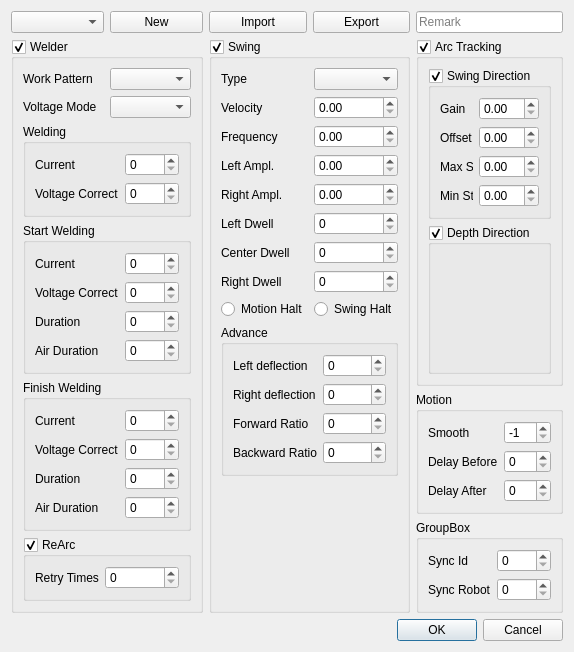
<?xml version="1.0" encoding="UTF-8"?>
<ui version="4.0">
 <class>Procedure</class>
 <widget class="QWidget" name="Procedure">
  <property name="geometry">
   <rect>
    <x>0</x>
    <y>0</y>
    <width>428</width>
    <height>466</height>
   </rect>
  </property>
  <property name="sizePolicy">
   <sizepolicy hsizetype="Minimum" vsizetype="Preferred">
    <horstretch>0</horstretch>
    <verstretch>0</verstretch>
   </sizepolicy>
  </property>
  <property name="windowTitle">
   <string>Form</string>
  </property>
  <layout class="QGridLayout" name="gridLayout">
   <item row="0" column="3">
    <widget class="QPushButton" name="pushButton_2">
     <property name="sizePolicy">
      <sizepolicy hsizetype="Preferred" vsizetype="Fixed">
       <horstretch>0</horstretch>
       <verstretch>0</verstretch>
      </sizepolicy>
     </property>
     <property name="text">
      <string>Export</string>
     </property>
    </widget>
   </item>
   <item row="0" column="2">
    <widget class="QPushButton" name="pushButton">
     <property name="sizePolicy">
      <sizepolicy hsizetype="Preferred" vsizetype="Fixed">
       <horstretch>0</horstretch>
       <verstretch>0</verstretch>
      </sizepolicy>
     </property>
     <property name="text">
      <string>Import</string>
     </property>
    </widget>
   </item>
   <item row="1" column="4">
    <widget class="QGroupBox" name="groupBox_3">
     <property name="sizePolicy">
      <sizepolicy hsizetype="Ignored" vsizetype="Preferred">
       <horstretch>0</horstretch>
       <verstretch>0</verstretch>
      </sizepolicy>
     </property>
     <property name="title">
      <string>Arc Tracking</string>
     </property>
     <property name="checkable">
      <bool>true</bool>
     </property>
     <property name="checked">
      <bool>true</bool>
     </property>
     <layout class="QGridLayout" name="gridLayout_3">
      <item row="0" column="0">
       <widget class="QGroupBox" name="groupBox_2">
        <property name="title">
         <string>Swing Direction</string>
        </property>
        <property name="checkable">
         <bool>true</bool>
        </property>
        <layout class="QFormLayout" name="formLayout_5">
         <item row="0" column="0">
          <widget class="QLabel" name="label_23">
           <property name="text">
            <string>Gain</string>
           </property>
          </widget>
         </item>
         <item row="0" column="1">
          <widget class="QDoubleSpinBox" name="doubleSpinBox_10">
           <property name="sizePolicy">
            <sizepolicy hsizetype="Preferred" vsizetype="Fixed">
             <horstretch>0</horstretch>
             <verstretch>0</verstretch>
            </sizepolicy>
           </property>
          </widget>
         </item>
         <item row="1" column="0">
          <widget class="QLabel" name="label_24">
           <property name="text">
            <string>Offset</string>
           </property>
          </widget>
         </item>
         <item row="1" column="1">
          <widget class="QDoubleSpinBox" name="doubleSpinBox_11">
           <property name="sizePolicy">
            <sizepolicy hsizetype="Preferred" vsizetype="Fixed">
             <horstretch>0</horstretch>
             <verstretch>0</verstretch>
            </sizepolicy>
           </property>
          </widget>
         </item>
         <item row="3" column="0">
          <widget class="QLabel" name="label_25">
           <property name="text">
            <string>Max Step</string>
           </property>
          </widget>
         </item>
         <item row="3" column="1">
          <widget class="QDoubleSpinBox" name="doubleSpinBox_12">
           <property name="sizePolicy">
            <sizepolicy hsizetype="Preferred" vsizetype="Fixed">
             <horstretch>0</horstretch>
             <verstretch>0</verstretch>
            </sizepolicy>
           </property>
          </widget>
         </item>
         <item row="4" column="0">
          <widget class="QLabel" name="label_27">
           <property name="text">
            <string>Min Step</string>
           </property>
          </widget>
         </item>
         <item row="4" column="1">
          <widget class="QDoubleSpinBox" name="doubleSpinBox">
           <property name="sizePolicy">
            <sizepolicy hsizetype="Preferred" vsizetype="Fixed">
             <horstretch>0</horstretch>
             <verstretch>0</verstretch>
            </sizepolicy>
           </property>
          </widget>
         </item>
        </layout>
       </widget>
      </item>
      <item row="1" column="0">
       <widget class="QGroupBox" name="groupBox_8">
        <property name="sizePolicy">
         <sizepolicy hsizetype="Preferred" vsizetype="Expanding">
          <horstretch>0</horstretch>
          <verstretch>0</verstretch>
         </sizepolicy>
        </property>
        <property name="title">
         <string>Depth Direction</string>
        </property>
        <property name="checkable">
         <bool>true</bool>
        </property>
       </widget>
      </item>
     </layout>
    </widget>
   </item>
   <item row="2" column="4">
    <widget class="QGroupBox" name="groupBox_9">
     <property name="sizePolicy">
      <sizepolicy hsizetype="Expanding" vsizetype="Preferred">
       <horstretch>0</horstretch>
       <verstretch>0</verstretch>
      </sizepolicy>
     </property>
     <property name="title">
      <string>Motion</string>
     </property>
     <layout class="QFormLayout" name="formLayout_6">
      <item row="1" column="0">
       <widget class="QLabel" name="label_26">
        <property name="text">
         <string>Smooth</string>
        </property>
       </widget>
      </item>
      <item row="1" column="1">
       <widget class="QSpinBox" name="spinBox_11">
        <property name="minimum">
         <number>-1</number>
        </property>
        <property name="maximum">
         <number>100</number>
        </property>
        <property name="value">
         <number>-1</number>
        </property>
       </widget>
      </item>
      <item row="2" column="0">
       <widget class="QLabel" name="label_28">
        <property name="text">
         <string>Delay Before</string>
        </property>
       </widget>
      </item>
      <item row="2" column="1">
       <widget class="QSpinBox" name="spinBox_17"/>
      </item>
      <item row="3" column="0">
       <widget class="QLabel" name="label_29">
        <property name="text">
         <string>Delay After</string>
        </property>
       </widget>
      </item>
      <item row="3" column="1">
       <widget class="QSpinBox" name="spinBox_18"/>
      </item>
     </layout>
    </widget>
   </item>
   <item row="0" column="0">
    <widget class="QComboBox" name="comboBox_4"/>
   </item>
   <item row="0" column="1">
    <widget class="QPushButton" name="pushButton_3">
     <property name="sizePolicy">
      <sizepolicy hsizetype="Preferred" vsizetype="Fixed">
       <horstretch>0</horstretch>
       <verstretch>0</verstretch>
      </sizepolicy>
     </property>
     <property name="text">
      <string>New</string>
     </property>
    </widget>
   </item>
   <item row="0" column="4">
    <widget class="QLineEdit" name="lineEdit">
     <property name="sizePolicy">
      <sizepolicy hsizetype="Preferred" vsizetype="Fixed">
       <horstretch>0</horstretch>
       <verstretch>0</verstretch>
      </sizepolicy>
     </property>
     <property name="placeholderText">
      <string>Remark</string>
     </property>
    </widget>
   </item>
   <item row="4" column="1" colspan="4">
    <widget class="QDialogButtonBox" name="buttonBox">
     <property name="standardButtons">
      <set>QDialogButtonBox::Cancel|QDialogButtonBox::Ok</set>
     </property>
    </widget>
   </item>
   <item row="3" column="4">
    <widget class="QGroupBox" name="groupBox_12">
     <property name="title">
      <string>GroupBox</string>
     </property>
     <layout class="QFormLayout" name="formLayout_9">
      <item row="0" column="0">
       <widget class="QLabel" name="label_33">
        <property name="text">
         <string>Sync Id</string>
        </property>
       </widget>
      </item>
      <item row="0" column="1">
       <widget class="QSpinBox" name="spinBox_22"/>
      </item>
      <item row="1" column="0">
       <widget class="QLabel" name="label_34">
        <property name="text">
         <string>Sync Robot</string>
        </property>
       </widget>
      </item>
      <item row="1" column="1">
       <widget class="QSpinBox" name="spinBox_23"/>
      </item>
     </layout>
    </widget>
   </item>
   <item row="1" column="2" rowspan="3" colspan="2">
    <widget class="QGroupBox" name="groupBox_7">
     <property name="title">
      <string>Swing</string>
     </property>
     <property name="checkable">
      <bool>true</bool>
     </property>
     <property name="checked">
      <bool>true</bool>
     </property>
     <layout class="QFormLayout" name="formLayout_4">
      <item row="0" column="0">
       <widget class="QLabel" name="label_18">
        <property name="sizePolicy">
         <sizepolicy hsizetype="Minimum" vsizetype="Preferred">
          <horstretch>0</horstretch>
          <verstretch>0</verstretch>
         </sizepolicy>
        </property>
        <property name="text">
         <string>Type</string>
        </property>
       </widget>
      </item>
      <item row="0" column="1">
       <widget class="QComboBox" name="comboBox_3"/>
      </item>
      <item row="3" column="0">
       <widget class="QLabel" name="label_13">
        <property name="enabled">
         <bool>true</bool>
        </property>
        <property name="text">
         <string>Frequency</string>
        </property>
       </widget>
      </item>
      <item row="3" column="1">
       <widget class="QDoubleSpinBox" name="doubleSpinBox_7">
        <property name="enabled">
         <bool>true</bool>
        </property>
       </widget>
      </item>
      <item row="4" column="0">
       <widget class="QLabel" name="label_12">
        <property name="enabled">
         <bool>true</bool>
        </property>
        <property name="text">
         <string>Left Ampl.</string>
        </property>
       </widget>
      </item>
      <item row="4" column="1">
       <widget class="QDoubleSpinBox" name="doubleSpinBox_8">
        <property name="enabled">
         <bool>true</bool>
        </property>
       </widget>
      </item>
      <item row="5" column="0">
       <widget class="QLabel" name="label_14">
        <property name="enabled">
         <bool>true</bool>
        </property>
        <property name="text">
         <string>Right Ampl.</string>
        </property>
       </widget>
      </item>
      <item row="5" column="1">
       <widget class="QDoubleSpinBox" name="doubleSpinBox_9">
        <property name="enabled">
         <bool>true</bool>
        </property>
       </widget>
      </item>
      <item row="6" column="0">
       <widget class="QLabel" name="label_15">
        <property name="enabled">
         <bool>true</bool>
        </property>
        <property name="text">
         <string>Left Dwell</string>
        </property>
       </widget>
      </item>
      <item row="6" column="1">
       <widget class="QSpinBox" name="spinBox_4">
        <property name="enabled">
         <bool>true</bool>
        </property>
        <property name="maximum">
         <number>10000</number>
        </property>
       </widget>
      </item>
      <item row="7" column="0">
       <widget class="QLabel" name="label_17">
        <property name="enabled">
         <bool>true</bool>
        </property>
        <property name="text">
         <string>Center Dwell</string>
        </property>
       </widget>
      </item>
      <item row="7" column="1">
       <widget class="QSpinBox" name="spinBox_6">
        <property name="enabled">
         <bool>true</bool>
        </property>
        <property name="maximum">
         <number>10000</number>
        </property>
       </widget>
      </item>
      <item row="8" column="0">
       <widget class="QLabel" name="label_16">
        <property name="enabled">
         <bool>true</bool>
        </property>
        <property name="text">
         <string>Right Dwell</string>
        </property>
       </widget>
      </item>
      <item row="8" column="1">
       <widget class="QSpinBox" name="spinBox_5">
        <property name="enabled">
         <bool>true</bool>
        </property>
        <property name="maximum">
         <number>10000</number>
        </property>
       </widget>
      </item>
      <item row="9" column="0">
       <widget class="QRadioButton" name="radioButton">
        <property name="sizePolicy">
         <sizepolicy hsizetype="Minimum" vsizetype="Fixed">
          <horstretch>1</horstretch>
          <verstretch>0</verstretch>
         </sizepolicy>
        </property>
        <property name="text">
         <string>Motion Halt</string>
        </property>
       </widget>
      </item>
      <item row="9" column="1">
       <widget class="QRadioButton" name="radioButton_2">
        <property name="sizePolicy">
         <sizepolicy hsizetype="Minimum" vsizetype="Fixed">
          <horstretch>1</horstretch>
          <verstretch>0</verstretch>
         </sizepolicy>
        </property>
        <property name="text">
         <string>Swing Halt</string>
        </property>
       </widget>
      </item>
      <item row="10" column="0" colspan="2">
       <widget class="QGroupBox" name="groupBox_10">
        <property name="title">
         <string>Advance</string>
        </property>
        <layout class="QFormLayout" name="formLayout_7">
         <item row="0" column="0">
          <widget class="QLabel" name="label_19">
           <property name="text">
            <string>Left deflection</string>
           </property>
          </widget>
         </item>
         <item row="0" column="1">
          <widget class="QSpinBox" name="spinBox_7"/>
         </item>
         <item row="1" column="0">
          <widget class="QLabel" name="label_20">
           <property name="text">
            <string>Right deflection</string>
           </property>
          </widget>
         </item>
         <item row="1" column="1">
          <widget class="QSpinBox" name="spinBox_8"/>
         </item>
         <item row="2" column="0">
          <widget class="QLabel" name="label_21">
           <property name="text">
            <string>Forward Ratio</string>
           </property>
          </widget>
         </item>
         <item row="3" column="0">
          <widget class="QLabel" name="label_22">
           <property name="text">
            <string>Backward Ratio</string>
           </property>
          </widget>
         </item>
         <item row="2" column="1">
          <widget class="QSpinBox" name="spinBox_9"/>
         </item>
         <item row="3" column="1">
          <widget class="QSpinBox" name="spinBox_10"/>
         </item>
        </layout>
       </widget>
      </item>
      <item row="2" column="0">
       <widget class="QLabel" name="label_11">
        <property name="text">
         <string>Velocity</string>
        </property>
       </widget>
      </item>
      <item row="2" column="1">
       <widget class="QDoubleSpinBox" name="doubleSpinBox_6">
        <property name="maximum">
         <double>1000.000000000000000</double>
        </property>
        <property name="singleStep">
         <double>10.000000000000000</double>
        </property>
       </widget>
      </item>
     </layout>
    </widget>
   </item>
   <item row="1" column="0" rowspan="3" colspan="2">
    <widget class="QGroupBox" name="groupBox">
     <property name="title">
      <string>Welder</string>
     </property>
     <property name="checkable">
      <bool>true</bool>
     </property>
     <layout class="QGridLayout" name="gridLayout_2">
      <item row="0" column="1">
       <widget class="QComboBox" name="comboBox"/>
      </item>
      <item row="3" column="0" colspan="2">
       <widget class="QGroupBox" name="groupBox_5">
        <property name="title">
         <string>Start Welding</string>
        </property>
        <layout class="QFormLayout" name="formLayout_2">
         <item row="0" column="0">
          <widget class="QLabel" name="label_5">
           <property name="text">
            <string>Current</string>
           </property>
          </widget>
         </item>
         <item row="1" column="0">
          <widget class="QLabel" name="label_6">
           <property name="text">
            <string>Voltage Correct</string>
           </property>
          </widget>
         </item>
         <item row="2" column="0">
          <widget class="QLabel" name="label_7">
           <property name="text">
            <string>Duration</string>
           </property>
          </widget>
         </item>
         <item row="2" column="1">
          <widget class="QSpinBox" name="spinBox_2">
           <property name="maximum">
            <number>9999</number>
           </property>
          </widget>
         </item>
         <item row="0" column="1">
          <widget class="QSpinBox" name="spinBox_13">
           <property name="maximum">
            <number>1000</number>
           </property>
          </widget>
         </item>
         <item row="1" column="1">
          <widget class="QSpinBox" name="spinBox_14"/>
         </item>
         <item row="3" column="0">
          <widget class="QLabel" name="label_31">
           <property name="text">
            <string>Air Duration</string>
           </property>
          </widget>
         </item>
         <item row="3" column="1">
          <widget class="QSpinBox" name="spinBox_20"/>
         </item>
        </layout>
       </widget>
      </item>
      <item row="1" column="1">
       <widget class="QComboBox" name="comboBox_2"/>
      </item>
      <item row="0" column="0">
       <widget class="QLabel" name="label">
        <property name="text">
         <string>Work Pattern</string>
        </property>
       </widget>
      </item>
      <item row="1" column="0">
       <widget class="QLabel" name="label_2">
        <property name="text">
         <string>Voltage Mode</string>
        </property>
       </widget>
      </item>
      <item row="2" column="0" colspan="2">
       <widget class="QGroupBox" name="groupBox_4">
        <property name="title">
         <string>Welding</string>
        </property>
        <layout class="QFormLayout" name="formLayout">
         <item row="0" column="0">
          <widget class="QLabel" name="label_3">
           <property name="text">
            <string>Current</string>
           </property>
          </widget>
         </item>
         <item row="1" column="0">
          <widget class="QLabel" name="label_4">
           <property name="text">
            <string>Voltage Correct</string>
           </property>
          </widget>
         </item>
         <item row="1" column="1">
          <widget class="QSpinBox" name="spinBox"/>
         </item>
         <item row="0" column="1">
          <widget class="QSpinBox" name="spinBox_12">
           <property name="maximum">
            <number>1000</number>
           </property>
          </widget>
         </item>
        </layout>
       </widget>
      </item>
      <item row="4" column="0" colspan="2">
       <widget class="QGroupBox" name="groupBox_6">
        <property name="title">
         <string>Finish Welding</string>
        </property>
        <layout class="QFormLayout" name="formLayout_3">
         <item row="0" column="0">
          <widget class="QLabel" name="label_8">
           <property name="text">
            <string>Current</string>
           </property>
          </widget>
         </item>
         <item row="1" column="0">
          <widget class="QLabel" name="label_9">
           <property name="text">
            <string>Voltage Correct</string>
           </property>
          </widget>
         </item>
         <item row="2" column="0">
          <widget class="QLabel" name="label_10">
           <property name="text">
            <string>Duration</string>
           </property>
          </widget>
         </item>
         <item row="2" column="1">
          <widget class="QSpinBox" name="spinBox_3">
           <property name="maximum">
            <number>9999</number>
           </property>
          </widget>
         </item>
         <item row="0" column="1">
          <widget class="QSpinBox" name="spinBox_15">
           <property name="maximum">
            <number>1000</number>
           </property>
          </widget>
         </item>
         <item row="1" column="1">
          <widget class="QSpinBox" name="spinBox_16"/>
         </item>
         <item row="3" column="0">
          <widget class="QLabel" name="label_32">
           <property name="text">
            <string>Air Duration</string>
           </property>
          </widget>
         </item>
         <item row="3" column="1">
          <widget class="QSpinBox" name="spinBox_21"/>
         </item>
        </layout>
       </widget>
      </item>
      <item row="5" column="0" colspan="2">
       <widget class="QGroupBox" name="groupBox_11">
        <property name="sizePolicy">
         <sizepolicy hsizetype="Minimum" vsizetype="Preferred">
          <horstretch>0</horstretch>
          <verstretch>0</verstretch>
         </sizepolicy>
        </property>
        <property name="title">
         <string>ReArc</string>
        </property>
        <property name="checkable">
         <bool>true</bool>
        </property>
        <layout class="QFormLayout" name="formLayout_8">
         <item row="0" column="0">
          <widget class="QLabel" name="label_30">
           <property name="text">
            <string>Retry Times</string>
           </property>
          </widget>
         </item>
         <item row="0" column="1">
          <widget class="QSpinBox" name="spinBox_19"/>
         </item>
        </layout>
       </widget>
      </item>
     </layout>
    </widget>
   </item>
  </layout>
 </widget>
 <resources/>
 <connections/>
</ui>
